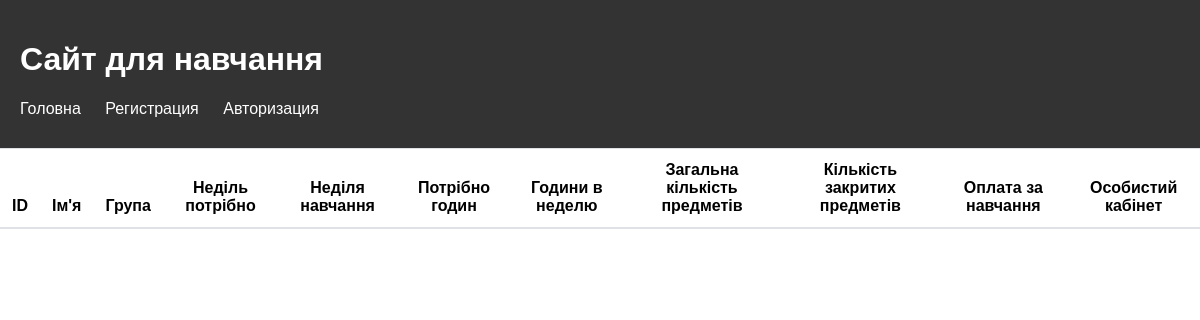
Page /list_students/ on the earlier database version.
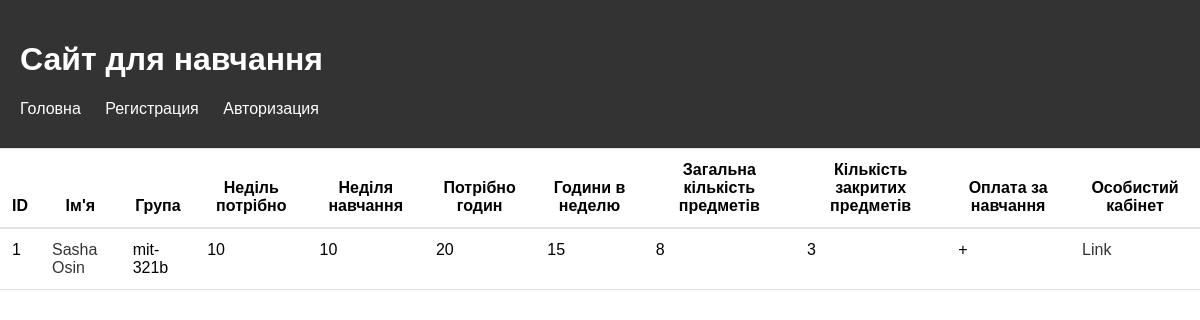
Same page on the later database version.
### edu/models.py (models this page shows, shortened)
class Student(models.Model):
    name = models.CharField(max_length=100)
    group = models.ForeignKey(Group, on_delete=models.CASCADE)
    study_week_need = models.PositiveIntegerField(default=10)
    study_week = models.PositiveIntegerField(default=0)
    hour_need = models.PositiveIntegerField(default=20)
    hour_study_week = models.PositiveIntegerField(default=0)
    subject_need = models.PositiveIntegerField(default=8)
    count_subject = models.PositiveIntegerField(default=0)
    pay_for_study = models.BooleanField(default=True)

class Group(models.Model):
    name = models.CharField(max_length=100)
    def __str__(self):
        return self.name

### edu/views.py (the view)
# urls.py: path('list_students/',ListStudentsView.as_view(),name='list'),
class ListStudentsView(View):
    def check_scholarship(self,hour_study_week, hour_need):
        average_grade = (hour_study_week / hour_need) * 100
        if average_grade >= 90:
            return True
        else:
            return False
    def get(self, request):
        students = Student.objects.all()
        student_list = []
        for student in students:
            c = self.check_scholarship(student.hour_study_week, student.hour_need)
            student_list.append(c)
        context = {'student_list': student_list,'student':students}
        return render(request, 'list_students.html', context=context)

### templates/list_students.html
{% extends 'base.html' %}
{% load static %}
{% block style %}
    <link rel="stylesheet" type="text/css" href="{% static 'css/liststyle.css' %}">
{% endblock style %}
{% block content %}
<table>
  <thead>
    <tr>
      <th>ID</th>
      <th>Ім'я</th>
      <th>Група</th>
      <th>Неділь потрібно</th>
      <th>Неділя навчання</th>
      <th>Потрібно годин</th>
      <th>Години в неделю</th>
      <th>Загальна кількість предметів</th>
      <th>Кількість закритих предметів</th>
      <th>Оплата за навчання</th>
      <th>Особистий кабінет</th>
    </tr>
  </thead>
  <tbody>
    {% for i in student %}
      <tr>
        <td>{{ i.id }}</td>
        <td><a href="{% url 'personal' i.pk %}">{{ i.name }}</a></td>
        <td>{{ i.group }}</td>
        <td>{{ i.study_week_need }}</td>
        <td>{{ i.study_week }}</td>
        <td>{{ i.hour_need }}</td>
        <td>{{ i.hour_study_week }}</td>
        <td>{{ i.subject_need }}</td>
        <td>{{ i.count_subject }}</td>
        {% if i.pay_for_study == True %}
        <td>+</td>
        {% else %}
        <td>-</td>
        {% endif %}
        <td><a href="{% url 'personal' i.pk %}">Link</a></td>
    {% endfor %}
  </tbody>
</table>
{% endblock content %}

Differences in the rows shown:
added Student: id "1", name "Sasha Osin", group "mit-321b", study_week_need "10", study_week "10", hour_need "20", hour_study_week "15", subject_need "8", count_subject "3"
